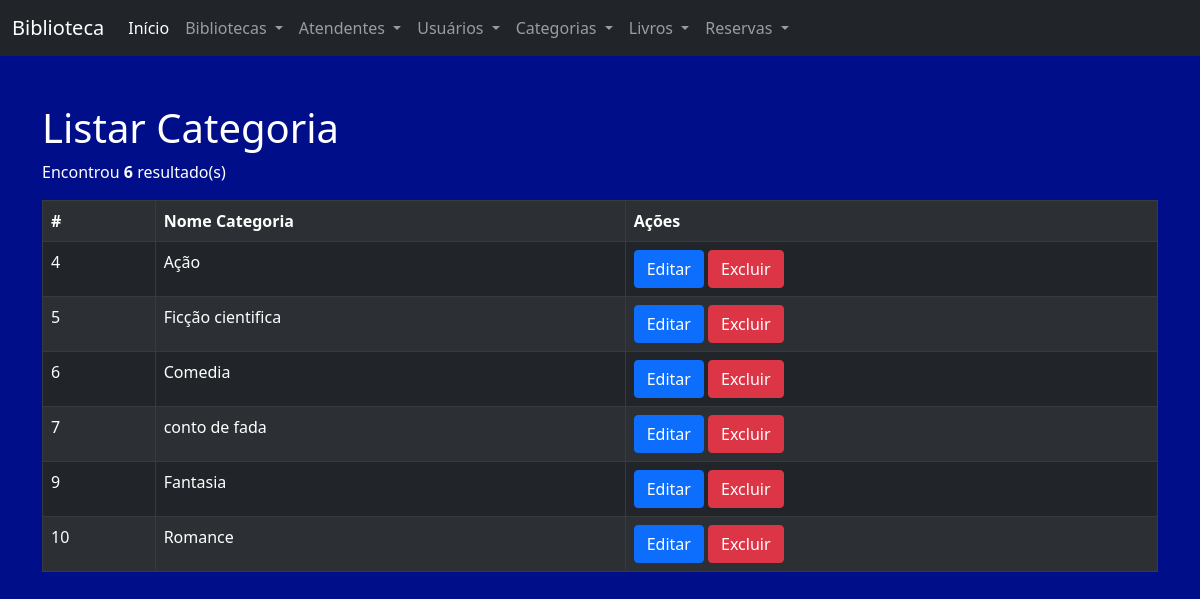
Screenshot of /?page=categoria-listar with the database file from the repository.
### tables this page shows
CREATE TABLE `categoria` (
  `id_categoria` int(10) UNSIGNED NOT NULL,
  `nome_categoria` varchar(45) DEFAULT NULL
);

### pages/categoria-listar.php (the view, shortened to what this page needs)
<h1>Listar Categoria</h1>
<?php
$sql = "SELECT * FROM categoria";
$res = $conn->query($sql) or die($conn->error);
$qtd = $res->num_rows;
print"<p>Encontrou <b>$qtd</b> resultado(s)</p>";
if($qtd > 0){
	print"<table class=' table table-dark table table-striped table-hover table-bordered'";
	print"<tr>";
	print"<th>#</th>";
	print"<th>Nome Categoria</th>";
	print"<th align='left'>Ações</th>";
	while ($row = $res->fetch_object()){
		print"<tr>";
		print"<td>".$row->id_categoria."</td>";
		print"<td>".$row->nome_categoria."</td>";
		print"<td>
			<button class='btn btn-primary' onclick=\"location.href='?page=categoria-editar&id_categoria=".$row->id_categoria."';\">
			Editar</button>
			<button class='btn btn-danger' onclick=\"if(confirm('Tem certeza que deseja excluir?')){location.href='?page=categoria-salvar&acao=excluir&id_categoria=".$row->id_categoria."';}else{false;}\">Excluir</button>
			 </td>";
		print"</tr>";
	}
	print"</table>";
	}else
	print"<div class='alert alert-danger'>Não encontrou resultado(s)</div>"
?>

### index.php (style rules this page uses)
body { background-color: #000f89; color: #FFF; }

### rows the page displays
categoria: id_categoria "4", nome_categoria "Ação"
categoria: id_categoria "5", nome_categoria "Ficção cientifica"
categoria: id_categoria "6", nome_categoria "Comedia"
categoria: id_categoria "7", nome_categoria "conto de fada"
categoria: id_categoria "9", nome_categoria "Fantasia"
categoria: id_categoria "10", nome_categoria "Romance"

### other values shown
$qtd "6"
